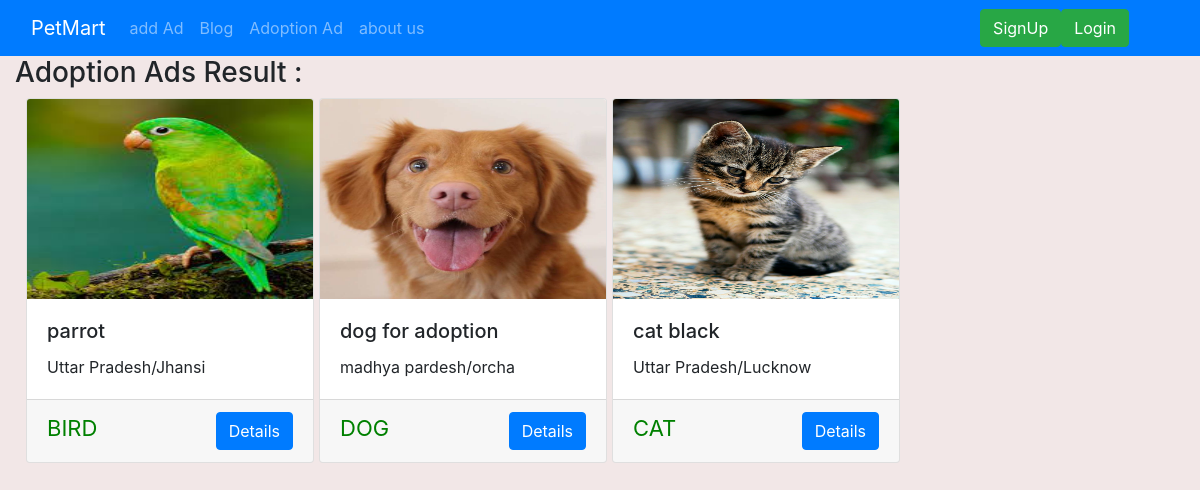
The app's page /shop/Adoption, older data.
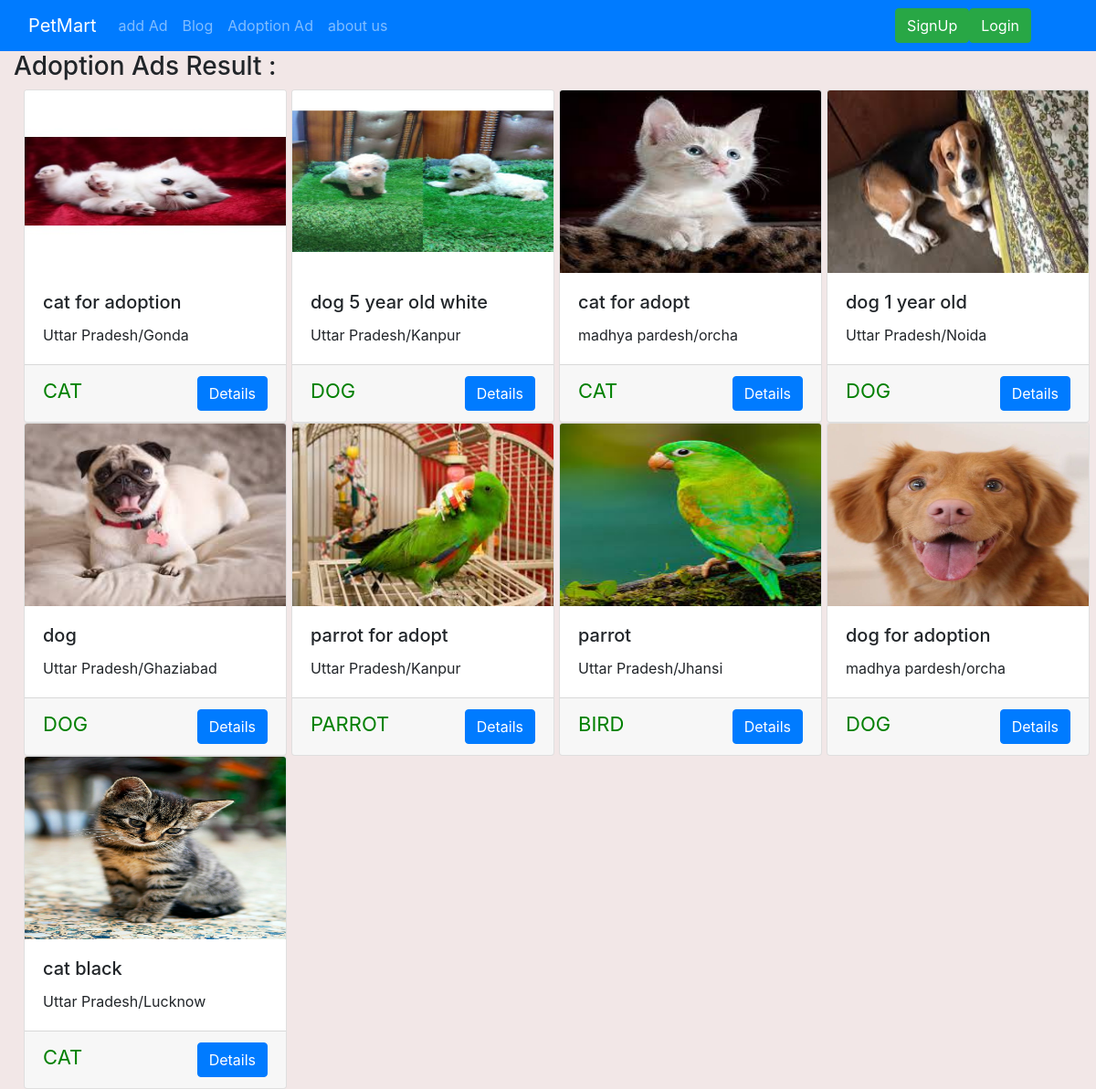
The same page, newer data.
### shop/models.py (models this page shows)
class Adds(models.Model):
    addId=models.AutoField
    adType=models.CharField(max_length=20,default="")
    addName=models.CharField(max_length=50,default="")
    petCatgory=models.CharField(max_length=50,default="")
    addDescription=models.CharField(max_length=300,default="")
    userId=models.IntegerField()
    pno=models.CharField(max_length=12,default="")
    state=models.CharField(max_length=50,default="")
    city=models.CharField(max_length=50,default="")
    price=models.IntegerField(default=0)
    pub_date=models.DateField(auto_now_add=True)
    image=models.ImageField(upload_to="shop/images/",default="")
    def __str__(self):
        return self.addName

### shop/views.py (the view)
# urls.py: path('Adoption', views.Adoption, name="Adoption"),
def Adoption(request):
    allAds = []
    PetAdoptionAdd = Adds.objects.filter(adType="Pet Adoption")
    print(PetAdoptionAdd)
    params={'adoption':PetAdoptionAdd}
    print(params)
    return render(request, 'shop/AdoptionAd.html', params)

### shop/templates/shop/AdoptionAd.html (shortened to what this page needs)
{% extends 'shop/base.html' %}
{% block body %}
<div class="container-fluid">
  <h3>Adoption Ads Result :</h3>
  {% for i in adoption %}
<div class="col-xs-3 col-sm-3 col-md-3 ">
    <div class="card" style="width: 18rem;">
      <img src='/media/{{i.image}}' class="card-img-top" alt="...">
        <div class="card-body">
            <h5 class="card-title">{{i.addName}}</h5>
            <p class="card-text"> {{i.state}}/{{i.city}}</p>
        </div>
        <div class="card-footer">
            <p id="category">{{i.petCatgory}}</P>
                <a href="/shop/adview/{{i.id}}">
                    <button id="vd{{i.id}}" class="btn btn-primary cart">Details</button>
                </a>
        </div>
    </div>
</div>
{% empty %}
No data found
{% endfor %}
</div>
{% endblock %}

Row changes from the older to the newer data that the page shows:
now on this page (row edited): Adds: image (picture), addName "cat for adoption", state "Uttar Pradesh", city "Gonda", petCatgory "CAT"
now on this page (row edited): Adds: image (picture), addName "dog 5 year old white", state "Uttar Pradesh", city "Kanpur", petCatgory "DOG"
now on this page (row edited): Adds: image (picture), addName "cat for adopt", state "madhya pardesh", city "orcha", petCatgory "CAT"
now on this page (row edited): Adds: image (picture), addName "dog 1 year old", state "Uttar Pradesh", city "Noida", petCatgory "DOG"
now on this page (row edited): Adds: image (picture), addName "dog", state "Uttar Pradesh", city "Ghaziabad", petCatgory "DOG"
now on this page (row edited): Adds: image (picture), addName "parrot for adopt", state "Uttar Pradesh", city "Kanpur", petCatgory "PARROT"
